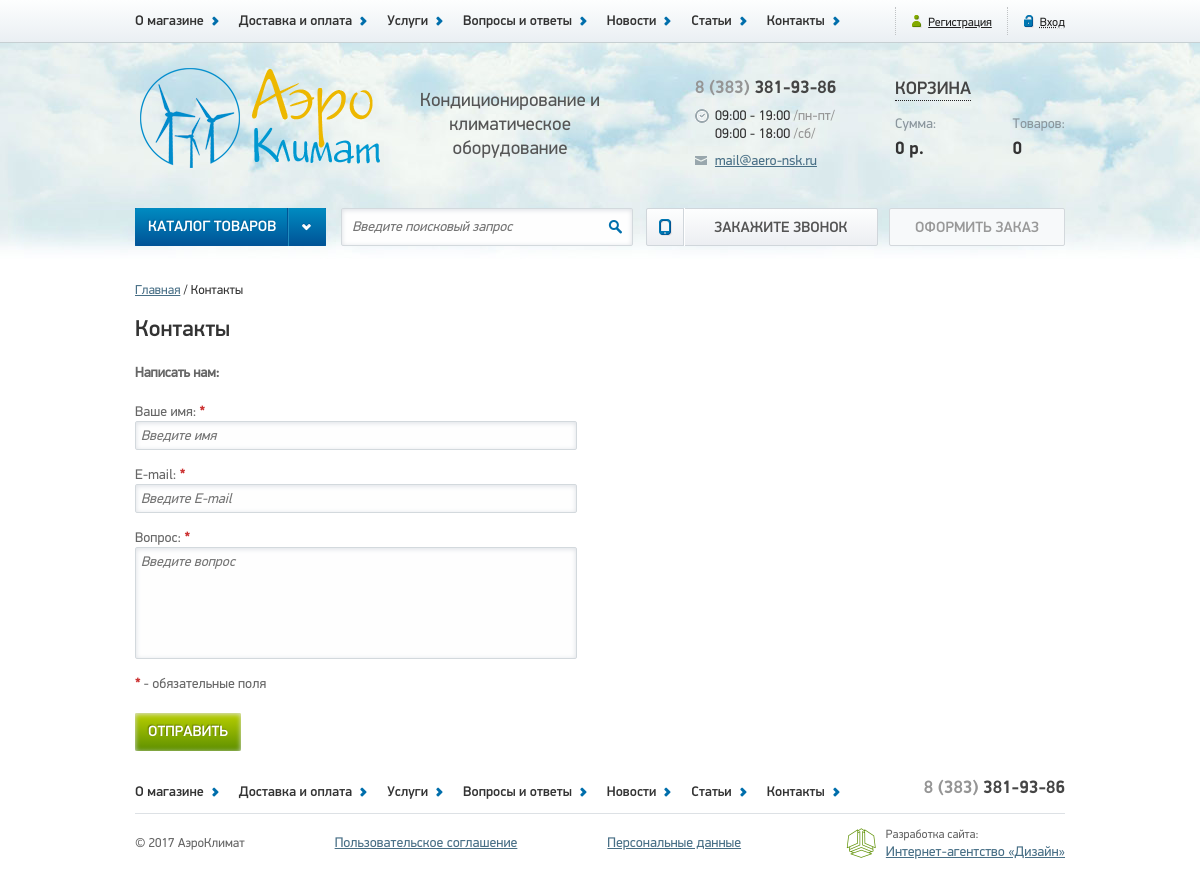
/contacts, run on an earlier commit of the app's database.
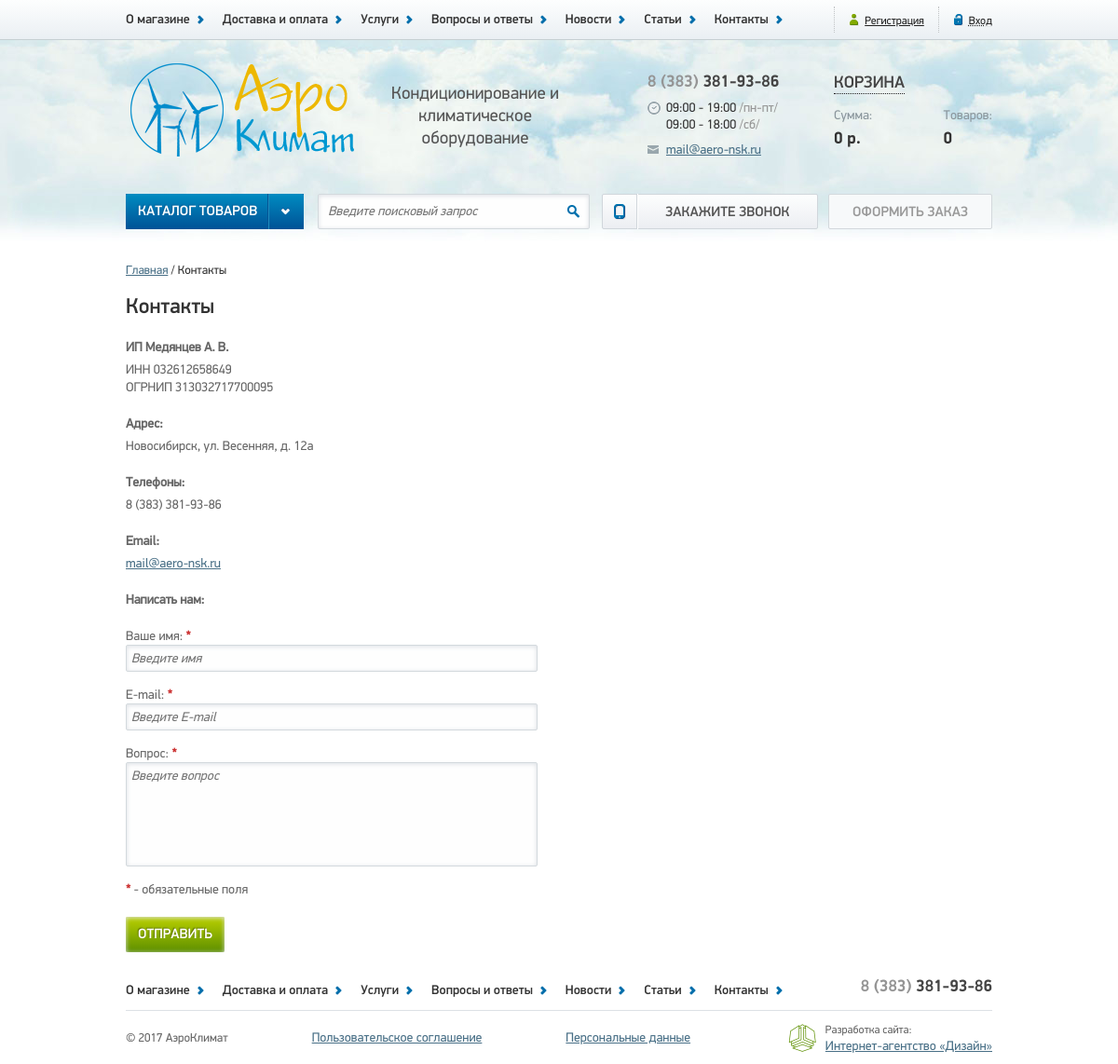
And on a later commit of the database.
### tables this page shows
CREATE TABLE `pages` (
  `id` int(3) NOT NULL,
  `name` varchar(255) NOT NULL,
  `title` varchar(255) NOT NULL,
  `meta_d` varchar(255) NOT NULL,
  `meta_k` varchar(255) NOT NULL,
  `image` varchar(255) NOT NULL,
  `text` text NOT NULL,
  `text1` text NOT NULL,
  `text2` text NOT NULL,
  `text3` text NOT NULL
);

### app/Controllers/Contacts.php (called while the page is built, shortened)
<?php
class Contacts extends Controller
{
    protected function actionDefault()
    {
        $this->view->page  = Page::findByName('contacts');
        $this->view->display(__DIR__ . '/../../views/default/contacts.php');
    }
}

### public/index.php (called while the page is built, shortened)
<?php
$uri = $_SERVER['REQUEST_URI'];
$parts = explode('/', $uri);
foreach ($parts as $key => $part){
    $parts[$key] = ucfirst($part);
}
if ($parts[1] === 'Admin'){
    $controllerClass = '\\App\\Controllers\\Admin\\' . (!empty($parts[2]) ? $parts[2] : 'Index');
    if (!class_exists($controllerClass)) {
        $controller = new Errors();
        $controller->action('403');
    }
    $actionName = (!empty($parts[3]) ? $parts[3] : 'Default');
} else {
    $actionName = (!empty($parts[2]) ? $parts[2] : 'Default');
}
$controller = new $controllerClass;
try {
    $controller->action($actionName);
} catch (DbException $e) {
    $controller = new Errors();
    $controller->action('500');
} catch (NotFoundException $e) {
    $controller = new Errors();
    $controller->action('404');
}

### app/Db.php (called while the page is built, shortened)
<?php
class Db
{
    protected $dbh;
    public function __construct()
    {
        $config = Config::getInstance()->data;
        $dsn = 'mysql:host=' . $config['db']['host'] . ';dbname=' . $config['db']['dbname'];
        try {
            $this->dbh = new \PDO($dsn, $config['db']['user'], $config['db']['password']);
        } catch (\PDOException $e) {
            $exc = new DbException($e->getMessage(), $e->getCode());
            Logger::getInstance()->emergency($exc);
            throw $exc;
        }
    }
    public function query(string $sql, string $class, array $params = [])
    {
        try {
            $sth = $this->dbh->prepare($sql);
            $sth->execute($params);
            return $sth->fetchAll(\PDO::FETCH_CLASS, $class);
        } catch (\PDOException $e) {
            $exc = new DbException($e->getMessage(), $e->getCode());
            Logger::getInstance()->error($exc);
            throw $exc;
        }
    }
}

### config/config.php (called while the page is built)
<?php
return [
    'db' => [
        'host'     => 'localhost',
        'dbname'   => 'aero',
        'user'     => 'root',
        'password' => ''
    ],
    'log' => [
        'error'    => __DIR__ . '/../logs/errors.log'
    ]
];

### app/Traits/Singleton.php (called while the page is built, shortened)
<?php
trait Singleton
{
    private static $instance = null;
    public static function getInstance()
    {
        if (static::$instance === null) {
            static::$instance = new static();
        }
        return static::$instance;
    }
}

### app/Config.php (called while the page is built, shortened)
<?php
class Config
{
    private function __construct()
    {
        $this->data = require __DIR__ . '/../config/config.php';
    }
}

### app/Models/Model.php (called while the page is built, shortened)
<?php
abstract class Model
{
    protected static $table = null;
    public static function findByName(string $name)
    {
        $sql = 'SELECT * FROM ' . static::$table . ' WHERE name=:name';
        $params = [
            ':name' => $name
        ];
        $db = new Db();
        $data = $db->query($sql, static::class, $params);
        return array_shift($data);
    }
}

### app/Traits/Magic.php (called while the page is built, shortened)
<?php
trait Magic
{
    protected $data = [];
    public function __set($name, $value)
    {
        $this->data[$name] = $value;
    }
    public function __get($name)
    {
        return $this->data[$name];
    }
}

### views/default/contacts.php (the view, shortened to what this page needs)
<?php require __DIR__ . '/../header.php'; ?>
    <section class="container clearfix">
        <div class="path">
            <span>
                <a href="/">Главная</a>
            </span>
            <span>
                <?php echo $page->title; ?>
            </span>
        </div>
        <main class="wide">
            <h1><?php echo $page->title; ?></h1>
            <div class="contacts left">
                <?php echo $page->text; ?>
                <p><span>Написать нам:</span></p>
                <form class="feedback" method="post">
                    <label>Ваше имя: <span>*</span>
                        <input type="text" name="name" placeholder="Введите имя" required>
                    </label>
                    <label>E-mail: <span>*</span>
                        <input type="email" name="email" placeholder="Введите E-mail" required>
                    </label>
                    <label class="message">Вопрос: <span>*</span>
                        <textarea name="message" placeholder="Введите вопрос" required></textarea>
                    </label>
                    <p><span>*</span> - обязательные поля</p>
                    <input type="submit" value="Отправить">
                </form>
            </div>
        </main>
    </section>
<?php require __DIR__ . '/../footer.php';

### app/Controllers/Controller.php (shortened to what this page needs)
<?php
abstract class Controller
{
    protected function access($action)
    {
        return true;
    }
    public function action(string $name)
    {
        if ($this->access($name)) {
            $methodName = 'action' . $name;
            if (method_exists($this, $methodName)) {
                $this->$methodName();
            } else {
                $exc = new NotFoundException('Метод не найден!');
                Logger::getInstance()->error($exc);
                throw $exc;
            }
        } else {
            header('HTTP/1.1 403 Forbidden', 403);
            die('Доступ запрещен!');
        }
    }
}

### app/Views/View.php (shortened to what this page needs)
<?php
class View
    implements \Iterator, \Countable, \ArrayAccess
{
    public function render(string $template)
    {
        include $template;
        $content = ob_get_contents();
        return $content;
    }
    public function display(string $template)
    {
        echo $this->render($template);
    }
}

### views/header.php (shortened to what this page needs)
<!doctype html>
<html lang="ru">
<head>
    <link type="text/css" href="/css/style.css" rel="stylesheet" />
    <link type="text/css" href="/css/catalog.css" rel="stylesheet" />
    <link type="text/css" href="/css/jcarousel.css" rel="stylesheet" />
    <link type="text/css" href="/css/tabs.css" rel="stylesheet" />
    <link type="text/css" href="/css/calc.css" rel="stylesheet" />
</head>
<body>
<div class="top">
    <div class="container">
        <?php require __DIR__ . '/menu.php'; ?>
        <div class="enter right">
            <a href="#">Вход</a>
        </div>
        <div class="reg right">
            <a href="/auth/registration.php">Регистрация</a>
        </div>
    </div>
</div>
<header class="container">
    <div class="logo left">
        <span class="right"><a href="/">Кондиционирование и климатическое оборудование</a></span>
        <a href="/"><img src="/images/logo.png" width="260" height="100" /></a>
    </div>
    <div class="work left">
        <p class="tel"><span>8 (383) </span>381-93-86</p>
        <p class="time">09:00 - 19:00 <span>/пн-пт/</span><br />09:00 - 18:00 <span>/сб/</span></p>
        <p class="email"><a href="mailto:mail@aero-nsk.ru">mail@aero-nsk.ru</a></p>
    </div>
    <div class="basket right">
        <div class="title"><a>КОРЗИНА</a></div>
        <div>
            <div class="inf left">Сумма: <span>0 р.</span></div>
            <div class="inf right">Товаров: <span>0</span></div>
        </div>
    </div>
    <div class="buttons clearfix">
        <div class="relative left">
            <div class="btn catalog darrow"><a href="/catalog/">Каталог товаров<b></b></a></div>
        </div>
        <div class="search left">
            <form class="relative left" action="#">
                <input id="search" class="input" type="text" name="q" size="40" maxlength="50" placeholder="Введите поисковый запрос" />
                <button name="s" type="submit" value="Y"></button>
            </form>
        </div>
        <div class="btn call left">
            <a href="#">Закажите звонок<b></b></a>
        </div>
        <div class="order_header btn right"><a href="#">Оформить заказ<b></b></a></div>
    </div>
</header>

### views/menu.php
<nav class="left">
    <span><a href="/company">О магазине</a></span>
    <span><a href="/delivery">Доставка и оплата</a></span>
    <span><a href="/services">Услуги</a></span>
    <span><a href="/faqs">Вопросы и ответы</a></span>
    <span><a href="/news">Новости</a></span>
    <span><a href="/papers">Статьи</a></span>
    <span><a href="/contacts">Контакты</a></span>
</nav>

### views/footer.php
<footer class="container clearfix">
    <?php require __DIR__ . '/menu.php'; ?>
    <div class="tel right"><span>8 (383) </span>381-93-86</div>
    <div class="line clear"></div>
    <div class="copy left">&copy; 2017 АэроКлимат</div>
    <div class="docs left"><a href="#">Пользовательское соглашение</a></div>
    <div class="docs left"><a href="#">Персональные данные</a></div>
    <div class="design relative right">
        <a href="#" class="img"><img src="/images/design.png" /></a>Разработка сайта:<br /><a href="#">Интернет-агентство «Дизайн»</a>
    </div>
</footer>
</body>
</html>

What changed in the data, as far as the page shows it:
changed pages "Контакты": text (not shown) → "ИП Медянцев А. В. ИНН 032612658649 ОГРНИП 313032717700095 Адрес: Новосибирск, ул. Весенняя, д. 12а Телефоны: 8 (383) 381-93-86 Email: mail@aero-nsk.ru"
